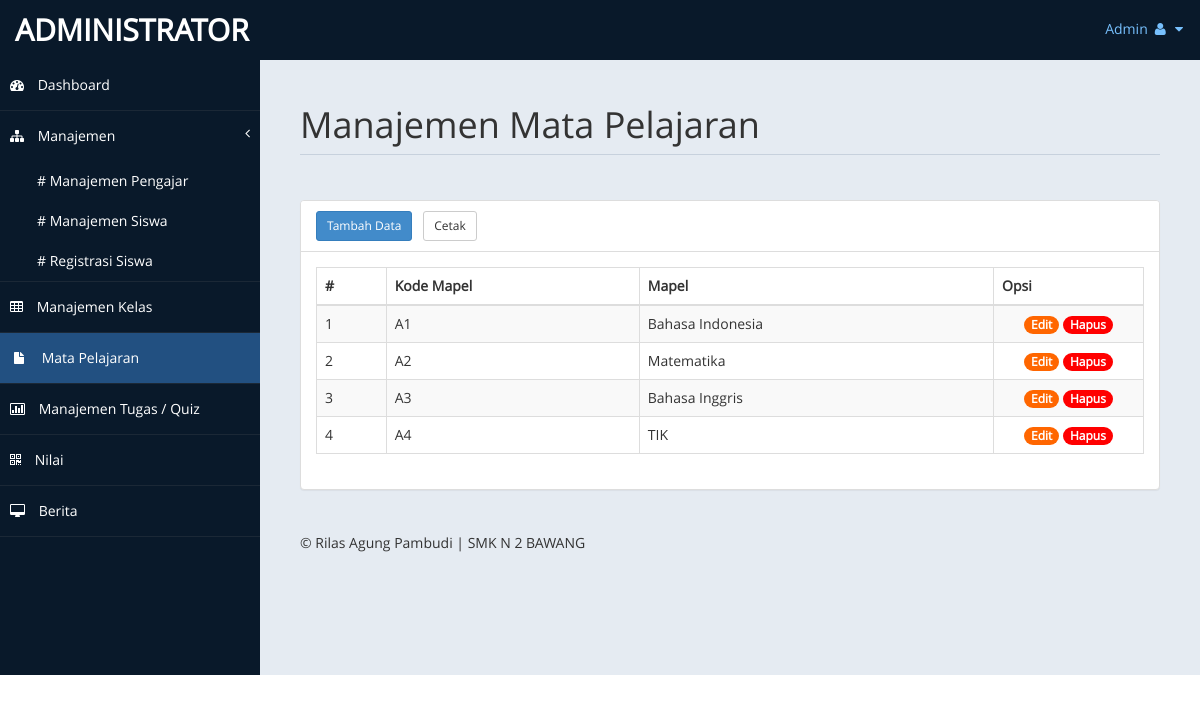
/admin/index.php?page=mapel (signed in), run on an earlier commit of the app's database.
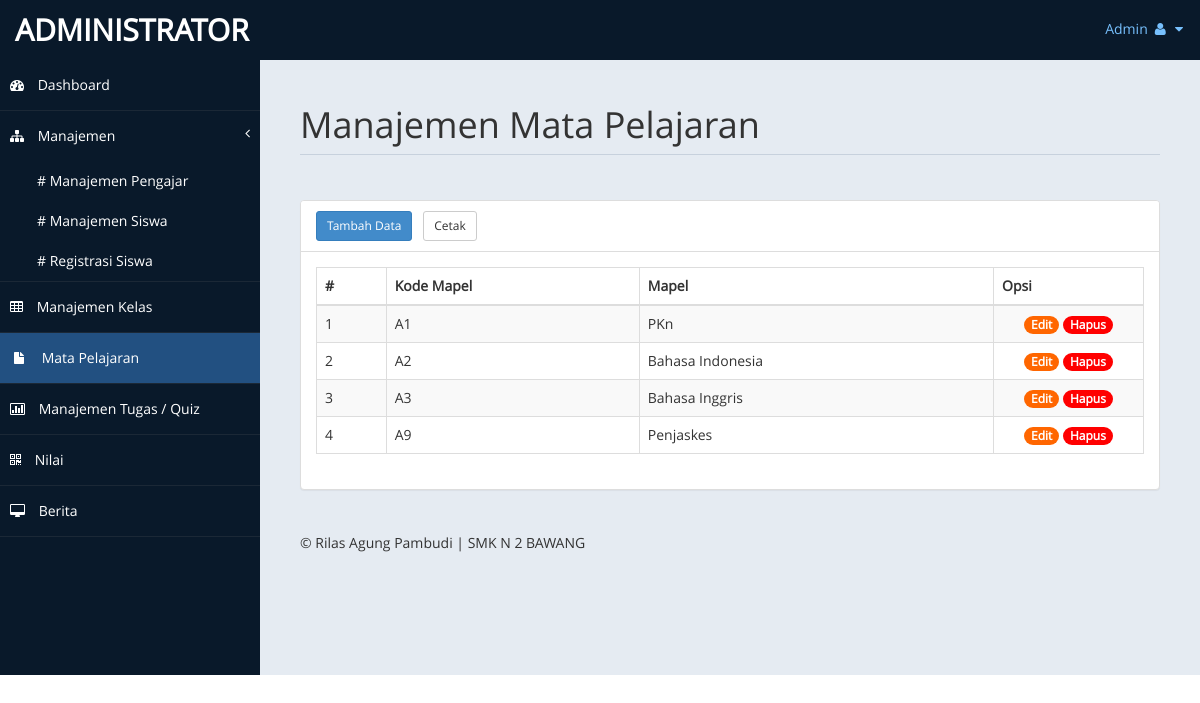
And on a later commit of the database.
### tables this page shows
CREATE TABLE `tb_mapel` (
  `id` int(11) NOT NULL,
  `kode_mapel` varchar(10) NOT NULL,
  `mapel` varchar(100) NOT NULL
);

### admin/inc/mapel.php (the view, shortened to what the changed rows need)
<div class="row">
    <div class="col-md-12">
        <h1 class="page-header">Manajemen Mata Pelajaran</h1>
    </div>
</div>
<?php
$id = @$_GET['id'];
$no = 1;
if(@$_SESSION[admin]) {
    echo '<div class="row">';
    if(@$_GET['action'] == '') { ?>
        <div class="col-md-12">
            <div class="panel panel-default">
                <div class="panel-body">
                    <div class="table-responsive">
                        <table class="table table-striped table-bordered table-hover">
                            <thead>
                                <tr>
                                    <th>#</th>
                                    <th>Kode Mapel</th>
                                    <th>Mapel</th>
                                    <th>Opsi</th>
                                </tr>
                            </thead>
                            <tbody>
                            <?php
                            $sql_mapel = mysqli_query($db, "SELECT * FROM tb_mapel") or die ($db->error);
                            if(mysqli_num_rows($sql_mapel) > 0) {
	                            while($data_mapel = mysqli_fetch_array($sql_mapel)) { ?>
	                                <tr>
	                                    <td><?php echo $no++; ?></td>
	                                    <td><?php echo $data_mapel['kode_mapel']; ?></td>
	                                    <td><?php echo $data_mapel['mapel']; ?></td>
	                                    <td align="center" width="150px">
	                                        <a href="?page=mapel&action=edit&id=<?php echo $data_mapel['id']; ?>" class="badge" style="background-color:#f60;">Edit</a>
	                                        <a onclick="return confirm('Yakin akan menghapus data?');" href="?page=mapel&action=hapus&id=<?php echo $data_mapel['id']; ?>" class="badge" style="background-color:#f00;">Hapus</a>
	                                    </td>
	                                </tr>
	                            <?php
	                            }
                            } else {
                            	echo '<td colspan="4" align="center">Tidak ada data</td>';
                        	} ?>
                            </tbody>
                        </table>
                    </div>
                </div>
            </div>
        </div>
    <?php
    } else if(@$_GET['action'] == 'tambah') { ?>
        <div class="col-md-6">
            <div class="panel panel-default">
                <div class="panel-heading">Tambah Data Mata Pelajaran &nbsp; <a href="?page=mapel" class="btn btn-warning btn-sm">Kembali</a></div>
                <div class="panel-body">
                    <form method="post">
                        <div class="form-group">
                            <label>Kode Mapel *</label>
                            <input type="text" name="kode_mapel" class="form-control" placeholder="Ex: A1" required />
                        </div>
                        <div class="form-group">
                            <label>Mapel *</label>
                            <input type="text" name="mapel" class="form-control" placeholder="Ex: Bahasa Indonesia" required />
                        </div>
                        <div class="form-group">
                            <input type="submit" name="simpan" value="Simpan" class="btn btn-success" />
                            <input type="reset" value="Reset" class="btn btn-danger" />
                        </div>
                    </form>
                    <?php
                    if(@$_POST['simpan']) {
                        $kode_mapel = @mysqli_real_escape_string($db, $_POST['kode_mapel']);
                        $mapel = @mysqli_real_escape_string($db, $_POST['mapel']);
                        mysqli_query($db, "INSERT INTO tb_mapel VALUES('', '$kode_mapel', '$mapel')") or die ($db->error);
                        echo "<script>window.location='?page=mapel';</script>";
                    }
                    ?>
                </div>
            </div>
        </div>
        <?php
    } else if(@$_GET['action'] == 'edit') { ?>
        <div class="col-md-6">
            <div class="panel panel-default">
                <div class="panel-heading">Edit Data Mata Pelajaran &nbsp; <a href="?page=mapel" class="btn btn-warning btn-sm">Kembali</a></div>
                <div class="panel-body">
                    <form method="post">
                    	<?php
                    	$sql_mapel_id = mysqli_query($db, "SELECT * FROM tb_mapel WHERE id = '$id'") or die ($db->error);
                    	$data_mapel_id = mysqli_fetch_array($sql_mapel_id);
                    	?>
                        <div class="form-group">
                            <label>Kode Mapel *</label>
                            <input type="text" name="kode_mapel" value="<?php echo $data_mapel_id['kode_mapel']; ?>" class="form-control" placeholder="Ex: A1" required />
                        </div>
                        <div class="form-group">
                            <label>Mapel *</label>
                            <input type="text" name="mapel" value="<?php echo $data_mapel_id['mapel']; ?>" class="form-control" placeholder="Ex: Bahasa Indonesia" required />
                        </div>
                        <div class="form-group">
                            <input type="submit" name="simpan" value="Simpan" class="btn btn-success" />
                            <input type="reset" value="Reset" class="btn btn-danger" />
                        </div>
                    </form>
                    <?php
                    if(@$_POST['simpan']) {
                        $kode_mapel = @mysqli_real_escape_string($db, $_POST['kode_mapel']);
                        $mapel = @mysqli_real_escape_string($db, $_POST['mapel']);
                        mysqli_query($db, "UPDATE tb_mapel SET kode_mapel = '$kode_mapel', mapel = '$mapel' WHERE id = '$id'") or die ($db->error);
                        echo "<script>window.location='?page=mapel';</script>";
                    }
                    ?>
                </div>
            </div>
        </div>
        <?php
    } else if(@$_GET['action'] == 'hapus') {
        mysqli_query($db, "DELETE FROM tb_mapel WHERE id = '$id'") or die ($db->error);
        echo "<script>window.location='?page=mapel';</script>";
    }
    echo "</div>";
} else if(@$_SESSION[pengajar]) {
	echo '<div class="row">';
    if(@$_GET['action'] == '') { ?>
        <div class="col-md-12">
            <div class="panel panel-default">
                <div class="panel-heading">Mata Pelajaran yang Anda Ajar &nbsp; <a href="?page=mapel&action=tambah" class="btn btn-primary btn-sm">Tambah Data</a></div>
                <div class="panel-body">
                    <div class="table-responsive">
                        <table class="table table-striped table-bordered table-hover">
                            <thead>
                                <tr>
                                    <th>#</th>
                                    <th>Kode Mapel</th>
                                    <th>Mapel</th>
                                    <th>Kelas</th>
                                    <th>Keterangan</th>
                                    <th>Opsi</th>
                                </tr>
                            </thead>
                            <tbody>
                            <?php
                            $sql_mapel_ajar = mysqli_query($db, "SELECT * FROM tb_mapel_ajar JOIN tb_mapel ON tb_mapel_ajar.id_mapel = tb_mapel.id JOIN tb_kelas ON tb_mapel_ajar.id_kelas = tb_kelas.id_kelas WHERE tb_mapel_ajar.id_pengajar = '$_SESSION[pengajar]'") or die ($db->error);
                            if(mysqli_num_rows($sql_mapel_ajar) > 0) {
	                            while($data_mapel_ajar = mysqli_fetch_array($sql_mapel_ajar)) { ?>
	                                <tr>
	                                    <td><?php echo $no++; ?></td>
	                                    <td><?php echo $data_mapel_ajar['kode_mapel']; ?></td>
	                                    <td><?php echo $data_mapel_ajar['mapel']; ?></td>
	                                    <td><?php echo $data_mapel_ajar['nama_kelas']; ?></td>
	                                    <td><?php echo $data_mapel_ajar['keterangan']; ?></td>
	                                    <td align="center" width="150px">
	                                        <a href="?page=mapel&action=edit&id=<?php echo $data_mapel_ajar[0]; ?>" class="badge" style="background-color:#f60;">Edit</a>
	                                        <a onclick="return confirm('Yakin akan menghapus data?');" href="?page=mapel&action=hapus&id=<?php echo $data_mapel_ajar[0]; ?>" class="badge" style="background-color:#f00;">Hapus</a>
	                                    </td>
	                                </tr>
	                            <?php
	                            }
                            } else {
                            	echo '<td colspan="6" align="center">Tidak ada data</td>';
                        	} ?>
                            </tbody>
                        </table>
                    </div>
                </div>
            </div>
        </div>
    <?php
    } else if(@$_GET['action'] == 'tambah') { ?>
        <div class="col-md-6">
            <div class="panel panel-default">
                <div class="panel-heading">Tambah Mata Pelajaran yang Anda Ajar &nbsp; <a href="?page=mapel" class="btn btn-warning btn-sm">Kembali</a></div>
                <div class="panel-body">
                    <form method="post">
                        <div class="form-group">
                            <label>Mapel *</label>
                            <select name="mapel" class="form-control" required>
                            	<option value="">- Pilih -</option>
                            	<?php
                            	$sql_mapel = mysqli_query($db, "SELECT * FROM tb_mapel") or die ($db->error);
                            	while($data_mapel = mysqli_fetch_array($sql_mapel)) {
                            		echo '<option value="'.$data_mapel['id'].'">'.$data_mapel['mapel'].'</option>';
                            	} ?>
                            </select>
                        </div>
                        <div class="form-group">
                            <label>Kelas yang Anda Ajar *</label>
                            <select name="kelas" class="form-control" required>
                            	<option value="">- Pilih -</option>
                            	<?php
                            	$sql_kelas = mysqli_query($db, "SELECT * FROM tb_kelas_ajar JOIN tb_kelas ON tb_kelas_ajar.id_kelas = tb_kelas.id_kelas WHERE tb_kelas_ajar.id_pengajar = '$_SESSION[pengajar]'") or die ($db->error);
                            	while($data_kelas = mysqli_fetch_array($sql_kelas)) {
                            		echo '<option value="'.$data_kelas['id_kelas'].'">'.$data_kelas['nama_kelas'].'</option>';
                            	} ?>
                            </select>
                        </div>
                        <div class="form-group">
                            <label>Keterangan</label>
                            <input type="text" name="ket" class="form-control" />
                        </div>
                        <div class="form-group">
                            <input type="submit" name="simpan" value="Simpan" class="btn btn-success" />
                            <input type="reset" value="Reset" class="btn btn-danger" />
                        </div>
                    </form>
                    <?php
                    if(@$_POST['simpan']) {
                        $mapel = @mysqli_real_escape_string($db, $_POST['mapel']);
                        $kelas = @mysqli_real_escape_string($db, $_POST['kelas']);
                        $pengajar = @$_SESSION['pengajar'];
                        $ket = @mysqli_real_escape_string($db, $_POST['ket']);
                        mysqli_query($db, "INSERT INTO tb_mapel_ajar VALUES('', '$mapel', '$kelas', '$pengajar', '$ket')") or die ($db->error);
                        echo "<script>window.location='?page=mapel';</script>";
                    }
                    ?>
                </div>
            </div>
        </div>
        <?php
    } else if(@$_GET['action'] == 'edit') { ?>
        <div class="col-md-6">
            <div class="panel panel-default">
                <div class="panel-heading">Edit Mata Pelajaran yang Anda Ajar &nbsp; <a href="?page=mapel" class="btn btn-warning btn-sm">Kembali</a></div>
                <div class="panel-body">
                    <form method="post">
	                    <?php
	                    $sql_mapel_ajar_id = mysqli_query($db, "SELECT * FROM tb_mapel_ajar JOIN tb_mapel ON tb_mapel_ajar.id_mapel = tb_mapel.id JOIN tb_kelas ON tb_mapel_ajar.id_kelas = tb_kelas.id_kelas WHERE tb_mapel_ajar.id = '$id'") or die ($db->error);
	                    $data_mapel_ajar_id = mysqli_fetch_array($sql_mapel_ajar_id);
	                    ?>
                        <div class="form-group">
                            <label>Mapel *</label>
                            <select name="mapel" class="form-control" required>
                            	<option value="<?php echo $data_mapel_ajar_id['id']; ?>"><?php echo $data_mapel_ajar_id['mapel']; ?></option>
                            	<option value="">- Pilih -</option>
                            	<?php
                            	$sql_mapel = mysqli_query($db, "SELECT * FROM tb_mapel") or die ($db->error);
                            	while($data_mapel = mysqli_fetch_array($sql_mapel)) {
                            		echo '<option value="'.$data_mapel['id'].'">'.$data_mapel['mapel'].'</option>';
                            	} ?>
                            </select>
                        </div>
                        <div class="form-group">
                            <label>Kelas yang Anda Ajar *</label>
                            <select name="kelas" class="form-control" required>
                            	<option value="<?php echo $data_mapel_ajar_id['id_kelas']; ?>"><?php echo $data_mapel_ajar_id['nama_kelas']; ?></option>
                            	<option value="">- Pilih -</option>
                            	<?php
                            	$sql_kelas = mysqli_query($db, "SELECT * FROM tb_kelas_ajar JOIN tb_kelas ON tb_kelas_ajar.id_kelas = tb_kelas.id_kelas WHERE tb_kelas_ajar.id_pengajar = '$_SESSION[pengajar]'") or die ($db->error);
                            	while($data_kelas = mysqli_fetch_array($sql_kelas)) {
                            		echo '<option value="'.$data_kelas['id_kelas'].'">'.$data_kelas['nama_kelas'].'</option>';
                            	} ?>
                            </select>
                        </div>
                        <div class="form-group">
                            <label>Keterangan</label>
                            <input type="text" name="ket" value="<?php echo $data_mapel_ajar_id['keterangan']; ?>" class="form-control" />
                        </div>
                        <div class="form-group">
                            <input type="submit" name="edit" value="Simpan" class="btn btn-success" />
                            <input type="reset" value="Reset" class="btn btn-danger" />
                        </div>
                    </form>
                    <?php
                    if(@$_POST['edit']) {
                        $mapel = @mysqli_real_escape_string($db, $_POST['mapel']);
                        $kelas = @mysqli_real_escape_string($db, $_POST['kelas']);
                        $ket = @mysqli_real_escape_string($db, $_POST['ket']);
                        mysqli_query($db, "UPDATE tb_mapel_ajar SET id_mapel = '$mapel', id_kelas = '$kelas', keterangan = '$ket' WHERE id = '$id'") or die ($db->error);
                        echo "<script>window.location='?page=mapel';</script>";
                    }
                    ?>
                </div>
            </div>
        </div>
        <?php
    } else if(@$_GET['action'] == 'hapus') {
        mysqli_query($db, "DELETE FROM tb_mapel_ajar WHERE id = '$id'") or die ($db->error);
        echo "<script>window.location='?page=mapel';</script>";
    }
    echo "</div>";
} ?>

What changed in the data, as far as the page shows it:
removed tb_mapel: kode_mapel "A1", mapel "Bahasa Indonesia"
removed tb_mapel: kode_mapel "A2", mapel "Matematika"
removed tb_mapel: kode_mapel "A4", mapel "TIK"
added tb_mapel: kode_mapel "A1", mapel "PKn"
added tb_mapel: kode_mapel "A2", mapel "Bahasa Indonesia"
added tb_mapel: kode_mapel "A9", mapel "Penjaskes"
